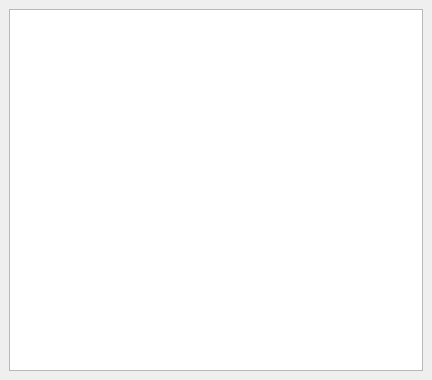
<?xml version="1.0" encoding="UTF-8"?>
<ui version="4.0">
 <class>AboutOpenGLDialog</class>
 <widget class="QDialog" name="AboutOpenGLDialog">
  <property name="enabled">
   <bool>true</bool>
  </property>
  <property name="geometry">
   <rect>
    <x>0</x>
    <y>0</y>
    <width>432</width>
    <height>380</height>
   </rect>
  </property>
  <property name="windowTitle">
   <string>About OpenGL...</string>
  </property>
  <property name="modal">
   <bool>true</bool>
  </property>
  <layout class="QHBoxLayout" name="horizontalLayout">
   <property name="leftMargin">
    <number>0</number>
   </property>
   <property name="topMargin">
    <number>0</number>
   </property>
   <property name="rightMargin">
    <number>0</number>
   </property>
   <property name="bottomMargin">
    <number>0</number>
   </property>
   <item>
    <widget class="QScrollArea" name="scrollArea">
     <property name="frameShape">
      <enum>QFrame::NoFrame</enum>
     </property>
     <property name="frameShadow">
      <enum>QFrame::Plain</enum>
     </property>
     <property name="lineWidth">
      <number>0</number>
     </property>
     <property name="widgetResizable">
      <bool>true</bool>
     </property>
     <widget class="QWidget" name="scrollAreaWidgetContents">
      <property name="geometry">
       <rect>
        <x>0</x>
        <y>0</y>
        <width>432</width>
        <height>380</height>
       </rect>
      </property>
      <layout class="QHBoxLayout" name="horizontalLayout_2">
       <item>
        <widget class="QTextBrowser" name="text">
         <property name="enabled">
          <bool>true</bool>
         </property>
        </widget>
       </item>
      </layout>
     </widget>
    </widget>
   </item>
  </layout>
 </widget>
 <resources/>
 <connections/>
</ui>
